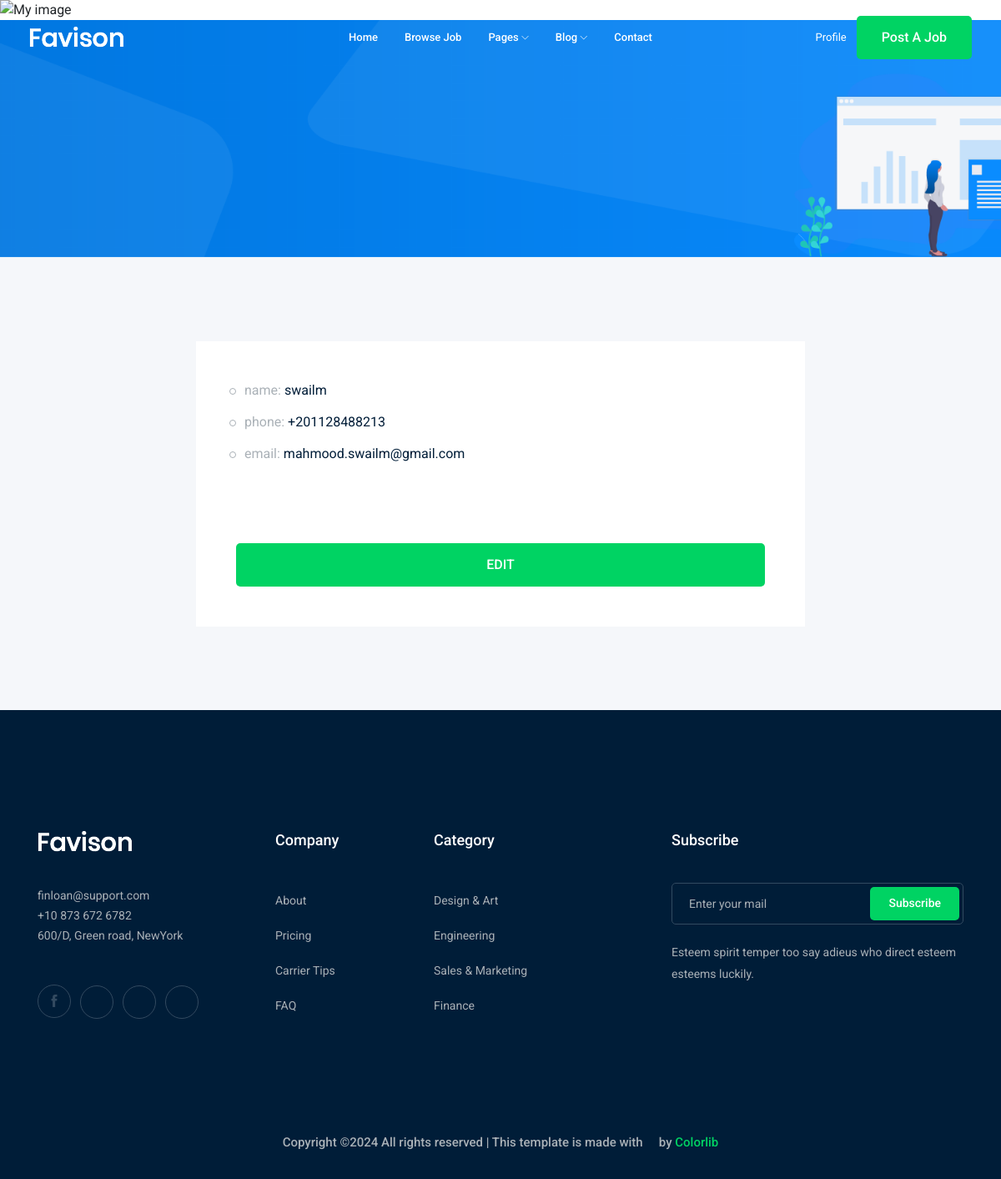
The app's page /accounts/Profile (signed in) with its own data.
### accounts/models.py (models this page shows, shortened)
class Profile(models.Model):
    user = models.OneToOneField(User,on_delete=models.CASCADE)
    email = models.CharField(max_length=40)
    phone = models.CharField(max_length=15,blank=True,null=True)
    image = models.ImageField(blank=True,null=False)

### accounts/views.py (the view)
# urls.py: path("Profile",views.profile,name ="Profile"),
def profile(request):
    profile = Profile.objects.get(user=request.user)
    return render(request,"account/profile.html",{"profile":profile})

### accounts/templates/account/profile.html (shortened to what this page needs)
{% extends "base.html" %}
{% load bootstrap4 %}
{% block body %}
    <div class="bradcam_area bradcam_bg_1">
        <div class="container">
            <div class="row">
                <div class="col-xl-12">
                </div>
            </div>
        </div>
    </div>
    <div class="job_details_area">
        <div class="container">
            <div class="row">
                <div class="col-lg-8 mx-auto">
                    <div class="job_sumary">
                        <div class="job_content">
                            <ul>
                                <li>name: <span>{{profile.user}}</span></li>
                                <li>phone: <span>{{profile.phone}}</span></li>
                                <li>email: <span>{{profile.user.email}}</span></li>
                            </ul>
                        </div>
                        <div class = "p-5">
                            <a class ="boxed-btn3 w-100" href="{%url 'accounts:Profile_edit'%}">EDIT</a>
                        </div>
                    </div>
                </div>
            </div>
        </div>
    </div>
{% endblock body %}

### records on screen
Profile: user "swailm", phone "+201128488213", user.email "mahmood.swailm@gmail.com"
